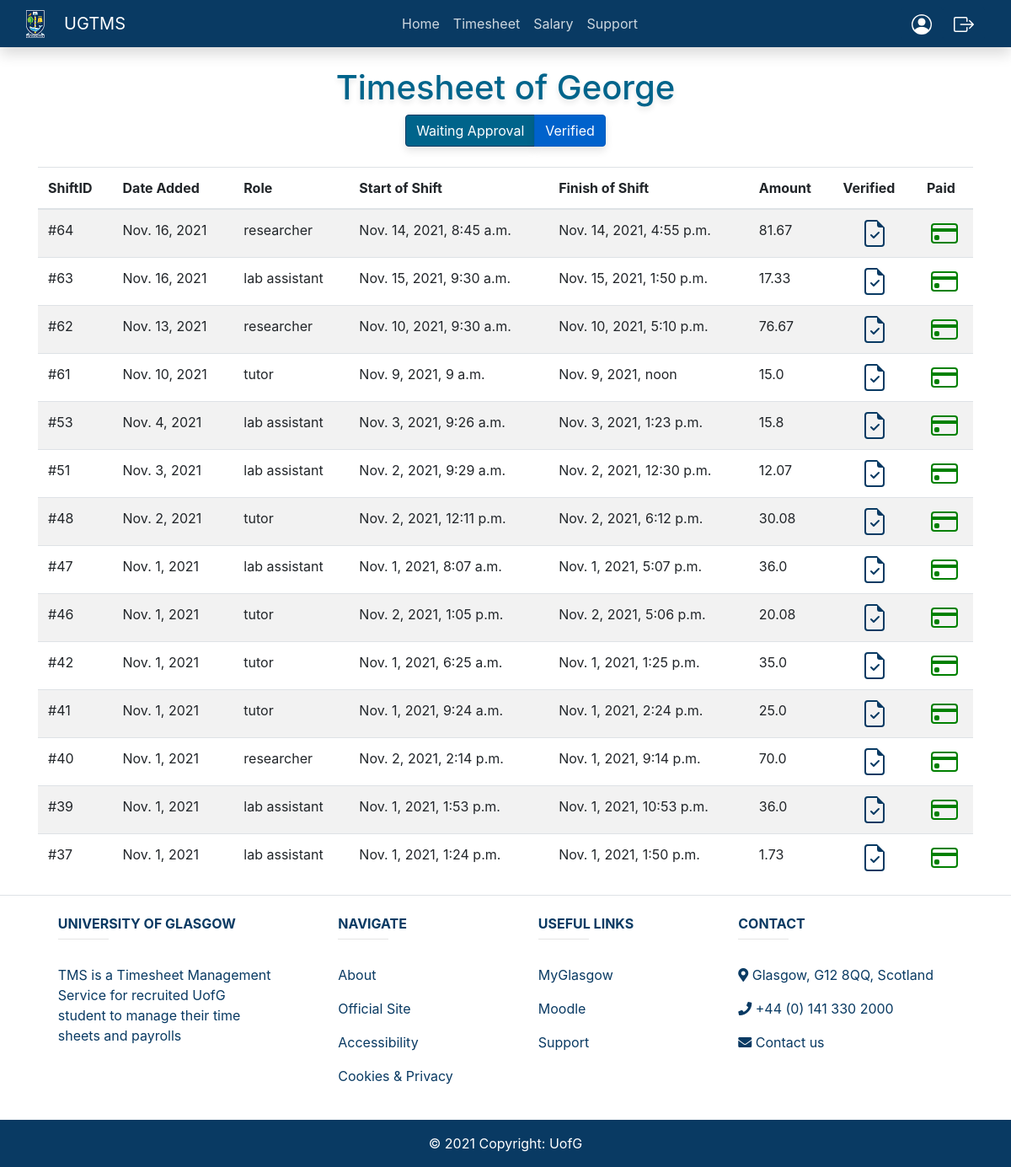
The app's page /verified_shifts (signed in), older data.
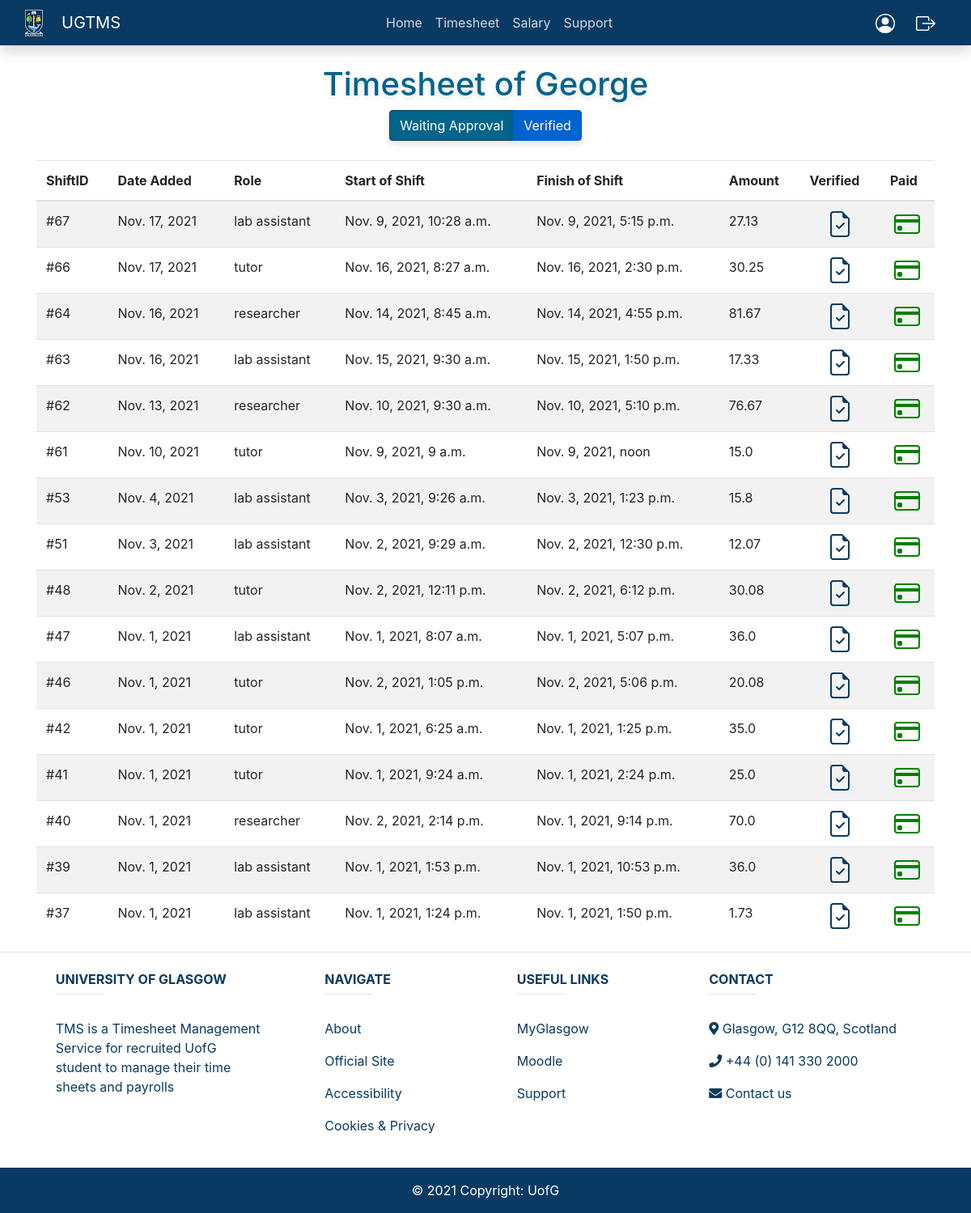
The same page, newer data.
### timesheet/models.py (models this page shows, shortened)
class Shift(models.Model):
    studentID = models.ForeignKey(User, blank=True, null=True, on_delete=models.CASCADE)
    date = models.DateTimeField('Date added', auto_now_add=True)
    role = models.ForeignKey(Roles, null=True, on_delete=models.SET_NULL)
    startHour = models.DateTimeField('Time started working')
    endHour = models.DateTimeField('Time finished working')
    verified = models.BooleanField(default=False)
    paid = models.BooleanField(default=False)
    def payment(self):
        time = self.endHour - self.startHour                                 #calculate time working
        payment = round(self.role.hourlyPay * time.seconds / 60 / 60,2)      #hourlyPay * hours worked, rounded for 2 demicals
        return payment

class Roles(models.Model):
    name = models.CharField('Type of role', max_length=120)
    hourlyPay = models.IntegerField('Payment per hour for a role')
    def __str__(self):
        return self.name

### timesheet/views.py (the view)
# urls.py: path('verified_shifts', views.verified_shifts, name="verified-shifts"),
def verified_shifts(request):
    shifts = Shift.objects.all().order_by('-date')
    return render(request, 'timesheet/verified_shifts.html', {'shifts': shifts})

### members/models.py (called while the page is built)
    def __str__(self):
        return str(self.name)

### timesheet/templatetags/has_role.py (called while the page is built)
@register.filter(name='has_role')
def has_role(user,role_name):
    userRole = str(user.userprofile.title)
    if userRole == role_name:
        return True
    else:
        return False

### templates/timesheet/verified_shifts.html (shortened to what this page needs)
{% extends 'timesheet/base.html' %}
{% block content %}
<center>
<br>
<div class="container">
    <h1>Timesheet of {{ user }}</h1>
    <div class="btn-group">
          <a href="{% url 'shifts' %}" class="btn btn-primary">Waiting Approval</a>
          <a href="{% url 'verified-shifts' %}" class="btn btn-primary active" aria-current="page">Verified</a>
    </div>
    <br/> <br/>
    <table class="table table-striped">
      <thead>
        <tr>
            <th scope="col">ShiftID</th>
            <th scope="col">Date Added</th>
            <th scope="col">Role</th>
            <th scope="col">Start of Shift</th>
            <th scope="col">Finish of Shift</th>
            <th scope="col">Amount</th>
            <th scope="col">Verified</th>
            <th scope="col">Paid</th>
        </tr>
      </thead>
        {% for shift in shifts %}
            {% if user == shift.studentID %}
                {% if shift.verified %}
                    <tr>
                        <td>
                        #{{ shift.id }}
                        </td>
                        <td>
                        {{ shift.date.date }}
                        </td>
                        <td>
                        {{ shift.role }}
                        </td>
                        <td>
                        {{ shift.startHour }}
                        </td>
                        <td>
                        {{ shift.endHour }}
                        </td>
                        <td>
                        {{ shift.payment }}
                        </td>
                        <td align="center">
                            <a href="{% url 'verify-shift' shift.id %}">
                            </a>
                        </td>
                        <td align="center">
                            <a href="{% url 'pay-shift' shift.id %}">
                            </a>
                        </td>
                    </tr>
                {% endif %}
            {% endif %}
        {% endfor %}
    </table>
</div>
</center>
{% endblock %}

Row changes from the older to the newer data that the page shows:
added Shift: id "67", date "Nov. 17, 2021", role "lab assistant", startHour "Nov. 9, 2021, 10:28 a.m.", endHour "Nov. 9, 2021, 5:15 p.m.", payment "27.13", paid True (drawn)
added Shift: id "66", date "Nov. 17, 2021", role "tutor", startHour "Nov. 16, 2021, 8:27 a.m.", endHour "Nov. 16, 2021, 2:30 p.m.", payment "30.25", paid True (drawn)
